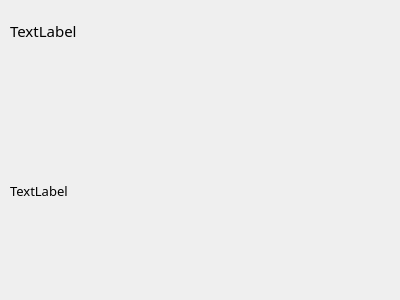
<?xml version="1.0" encoding="UTF-8"?>
<ui version="4.0">
 <class>show_message</class>
 <widget class="QDialog" name="show_message">
  <property name="geometry">
   <rect>
    <x>0</x>
    <y>0</y>
    <width>400</width>
    <height>300</height>
   </rect>
  </property>
  <property name="windowTitle">
   <string>Dialog</string>
  </property>
  <widget class="QLabel" name="name">
   <property name="geometry">
    <rect>
     <x>10</x>
     <y>10</y>
     <width>91</width>
     <height>41</height>
    </rect>
   </property>
   <property name="font">
    <font>
     <family>NPIRogheh</family>
     <pointsize>11</pointsize>
    </font>
   </property>
   <property name="text">
    <string>TextLabel</string>
   </property>
  </widget>
  <widget class="QLabel" name="msg_box">
   <property name="geometry">
    <rect>
     <x>10</x>
     <y>50</y>
     <width>341</width>
     <height>281</height>
    </rect>
   </property>
   <property name="font">
    <font>
     <family>MV Boli</family>
     <pointsize>10</pointsize>
    </font>
   </property>
   <property name="text">
    <string>TextLabel</string>
   </property>
  </widget>
 </widget>
 <resources/>
 <connections/>
</ui>
